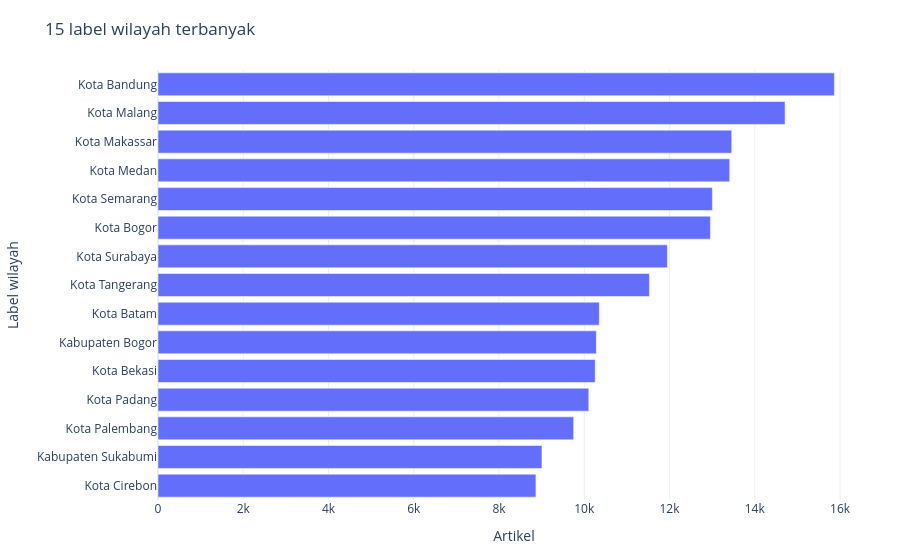

Notebook code for this chart:
### Markdown cell above
## Grafik 4. Label kabupaten/kota yang sering muncul

`news_kabkot` adalah atribut hasil pengolahan dataset. Grafik ini menunjukkan **frekuensi label wilayah**, bukan peta pasti lokasi kejadian.

### Code cell
regions = (lf.group_by("news_kabkot").agg(pl.len().alias("jumlah"))
           .sort("jumlah", descending=True).limit(15).collect().to_pandas())
fig = px.bar(regions.sort_values("jumlah"), x="jumlah", y="news_kabkot",
             orientation="h", title="15 label wilayah terbanyak",
             labels={"news_kabkot":"Label wilayah", "jumlah":"Artikel"})
show_save(fig, "04_label_wilayah.html")

### Figure 1 — Plotly figure (JSON) as saved in the notebook; plotly's stock layout.template omitted (floating-point values rounded to 4 significant figures)
{"data": [{"hovertemplate": "Artikel=%{x}<br>Label wilayah=%{y}<extra></extra>", "legendgroup": "", "marker": {"color": "#636efa", "pattern": {"shape": ""}}, "name": "", "orientation": "h", "showlegend": false, "textposition": "auto", "type": "bar", "x": [8866, 9007, 9751, 10106, 10256, 10283, 10352, 11528, 11950, 12959, 13005, 13412, 13459, 14710, 15868], "xaxis": "x", "y": ["Kota Cirebon", "Kabupaten Sukabumi", "Kota Palembang", "Kota Padang", "Kota Bekasi", "Kabupaten Bogor", "Kota Batam", "Kota Tangerang", "Kota Surabaya", "Kota Bogor", "Kota Semarang", "Kota Medan", "Kota Makassar", "Kota Malang", "Kota Bandung"], "yaxis": "y"}], "layout": {"barmode": "relative", "legend": {"tracegroupgap": 0}, "margin": {"b": 60, "l": 60, "r": 30, "t": 70}, "title": {"text": "15 label wilayah terbanyak"}, "xaxis": {"anchor": "y", "domain": [0, 1], "title": {"text": "Artikel"}}, "yaxis": {"anchor": "x", "domain": [0, 1], "title": {"text": "Label wilayah"}}}}
